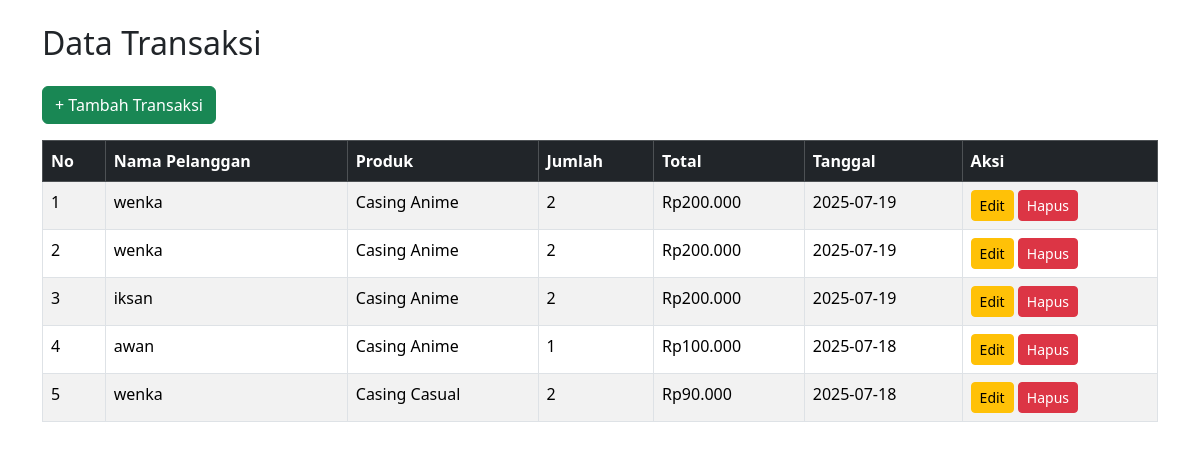
Screenshot of /casing_store/admin/transaksi/index.php with the database file from the repository.
### tables this page shows
CREATE TABLE `transaksi` (
  `id` int NOT NULL,
  `id_pelanggan` int NOT NULL,
  `id_produk` int NOT NULL,
  `jumlah` int NOT NULL,
  `total` int NOT NULL,
  `tanggal_transaksi` date NOT NULL
);

CREATE TABLE `pelanggan` (
  `id` int NOT NULL,
  `nama_pelanggan` varchar(100) NOT NULL,
  `email` varchar(100) DEFAULT NULL,
  `no_hp` varchar(20) DEFAULT NULL,
  `alamat` text
);

CREATE TABLE `produk` (
  `id` int NOT NULL,
  `nama_produk` varchar(100) NOT NULL,
  `deskripsi` text,
  `harga` decimal(10,2) NOT NULL,
  `stok` int NOT NULL,
  `kategori_id` int DEFAULT NULL,
  `gambar` varchar(255) DEFAULT NULL
);

### casing_store/admin/transaksi/index.php (the view, shortened to what this page needs)
<?php
include '../../config/koneksi.php';
$query = "
    SELECT transaksi.*, pelanggan.nama_pelanggan, produk.nama_produk
    FROM transaksi
    JOIN pelanggan ON transaksi.id_pelanggan = pelanggan.id
    JOIN produk ON transaksi.id_produk = produk.id
    ORDER BY transaksi.tanggal_transaksi DESC
";
$transaksi = mysqli_query($conn, $query);
?>
<!DOCTYPE html>
<html lang="id">
<head>
    <link href="https://cdn.jsdelivr.net/npm/bootstrap@5.3.3/dist/css/bootstrap.min.css" rel="stylesheet">
</head>
<body>
<div class="container mt-4">
    <h2 class="mb-4">Data Transaksi</h2>
    <a href="tambah.php" class="btn btn-success mb-3">+ Tambah Transaksi</a>
    <table class="table table-bordered table-striped">
        <thead class="table-dark">
            <tr>
                <th>No</th>
                <th>Nama Pelanggan</th>
                <th>Produk</th>
                <th>Jumlah</th>
                <th>Total</th>
                <th>Tanggal</th>
                <th>Aksi</th>
            </tr>
        </thead>
        <tbody>
            <?php $no = 1; while ($row = mysqli_fetch_assoc($transaksi)) : ?>
                <tr>
                    <td><?= $no++ ?></td>
                    <td><?= $row['nama_pelanggan'] ?></td>
                    <td><?= $row['nama_produk'] ?></td>
                    <td><?= $row['jumlah'] ?></td>
                    <td>Rp<?= number_format($row['total'], 0, ',', '.') ?></td>
                    <td><?= $row['tanggal_transaksi'] ?></td>
                    <td>
                        <a href="edit.php?id=<?= $row['id'] ?>" class="btn btn-warning btn-sm">Edit</a>
                        <a href="hapus.php?id=<?= $row['id'] ?>" class="btn btn-danger btn-sm" onclick="return confirm('Yakin ingin menghapus transaksi ini?')">Hapus</a>
                    </td>
                </tr>
            <?php endwhile; ?>
        </tbody>
    </table>
</div>
</body>
</html>

### rows the page displays
transaksi: id_pelanggan.nama_pelanggan "wenka", id_produk.nama_produk "Casing Anime", jumlah "2", total "200.000", tanggal_transaksi "2025-07-19"
transaksi: id_pelanggan.nama_pelanggan "wenka", id_produk.nama_produk "Casing Anime", jumlah "2", total "200.000", tanggal_transaksi "2025-07-19"
transaksi: id_pelanggan.nama_pelanggan "iksan", id_produk.nama_produk "Casing Anime", jumlah "2", total "200.000", tanggal_transaksi "2025-07-19"
transaksi: id_pelanggan.nama_pelanggan "awan", id_produk.nama_produk "Casing Anime", jumlah "1", total "100.000", tanggal_transaksi "2025-07-18"
transaksi: id_pelanggan.nama_pelanggan "wenka", id_produk.nama_produk "Casing Casual", jumlah "2", total "90.000", tanggal_transaksi "2025-07-18"
